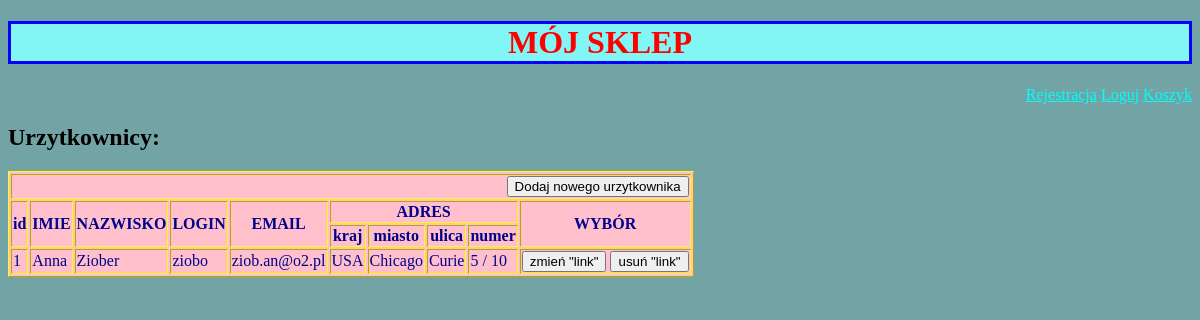
Before: /user/ with the older database file.
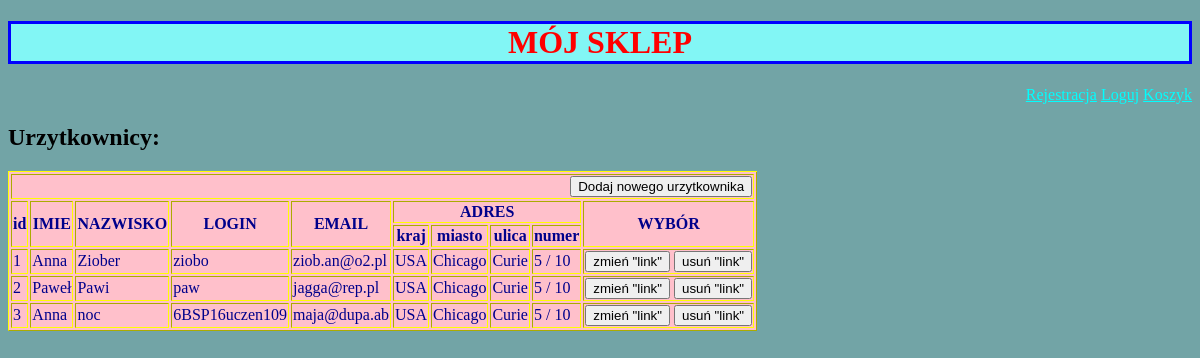
After: the same page with the newer database file.
### sklepApp/models.py (models this page shows, shortened)
class User(models.Model):
    imie = models.CharField(max_length=100)
    nazwisko = models.CharField(max_length=200)
    login = models.CharField(max_length=100)
    email = models.ForeignKey(Email, on_delete=models.CASCADE)
    adres = models.ForeignKey(Adres, on_delete=models.CASCADE)

class Email(models.Model):
    email = models.EmailField()

class Adres(models.Model):
    kraj = models.CharField(max_length=100)
    miasto = models.CharField(max_length=100)
    ulica = models.CharField(max_length=100)
    nr_budynku = models.IntegerField()
    nr_mieszkania = models.IntegerField()

### sklepApp/views.py (the view)
# urls.py: path('user/', UserView.as_view(), name='user'),
class UserView(FormView):
    def get(self,request):
        return render (request,
                       template_name='user.html',
                       context= {'usery': User.objects.all()}
                       )

### sklepApp/templates/user.html (shortened to what this page needs)
<!DOCTYPE html>
<html lang="en">
<head>
</head>
<body>
{% extends 'base.html' %}
{% block content %}
<h2>Urzytkownicy:</h2>
        <table border="1" bgcolor="pink" style="border-top-style:double; border-color:yellow; color:darkblue">
            <tr>
                <td colspan="10"  style="text-align:right" > <input type="submit" class="dodaj" value="Dodaj nowego urzytkownika"></td>
            </tr>
            <tr>
                <th rowspan="2">id</th>
                <th rowspan="2">IMIE</th>
                <th rowspan="2">NAZWISKO</th>
                <th rowspan="2">LOGIN</th>
                <th rowspan="2">EMAIL</th>
                <th colspan="4" >ADRES</th>
                <th rowspan="2">WYBÓR</th>
            </tr>
            <tr>
                <th>kraj</th>
                <th>miasto</th>
                <th>ulica</th>
                <th>numer</th>
            </tr>
            <tr>
                {% for user in usery %}
                <td> {{ user.id }}</td>
                <td> {{ user.imie }}</td>
                <td> {{ user.nazwisko }}</td>
                <td> {{ user.login }}</td>
                <td> {{ user.email.email }}</td>
                <td> {{ user.adres.kraj }}</td>
                <td> {{ user.adres.miasto }}</td>
                <td> {{ user.adres.ulica }}</td>
                <td> {{ user.adres.nr_budynku }} / {{ user.adres.nr_mieszkania }}</td>
                <td> <button type="submit" class="dodaj">zmień "link"</button> <button type="submit" class="dodaj">usuń "link"</button></td>
            </tr>
            {% endfor %}
        </table>
{% endblock %}

### sklepApp/templates/base.html (shortened to what this page needs)
<!DOCTYPE html>
<html lang="en">
<head>
</head>
<body style="background:#72A4A6">
<h1 style="text-align:center; background-color:#82F6F5; color:red; border:3px solid blue">MÓJ SKLEP</h1>
<div style="text-align:right; color:red;" class="baza" id="baza">
    <a href="#" target="_blank" class="link" style="color:aqua">Rejestracja</a>
    <a href="#" target="_blank" class="link" style="color:aqua">Loguj</a>
    <a href="#" target="_blank" class="link" style="color:aqua">Koszyk</a>
</div>
{% block content %} {% endblock %}
</body>
</html>

Changed rows visible on the page:
added User: id "2", imie "Paweł", nazwisko "Pawi", login "paw", email.email "jagga@rep.pl", adres.kraj "USA", adres.miasto "Chicago", adres.ulica "Curie", adres.nr_budynku "5", adres.nr_mieszkania "10"
added User: id "3", imie "Anna", nazwisko "noc", login "6BSP16uczen109", email.email "maja@dupa.ab", adres.kraj "USA", adres.miasto "Chicago", adres.ulica "Curie", adres.nr_budynku "5", adres.nr_mieszkania "10"
